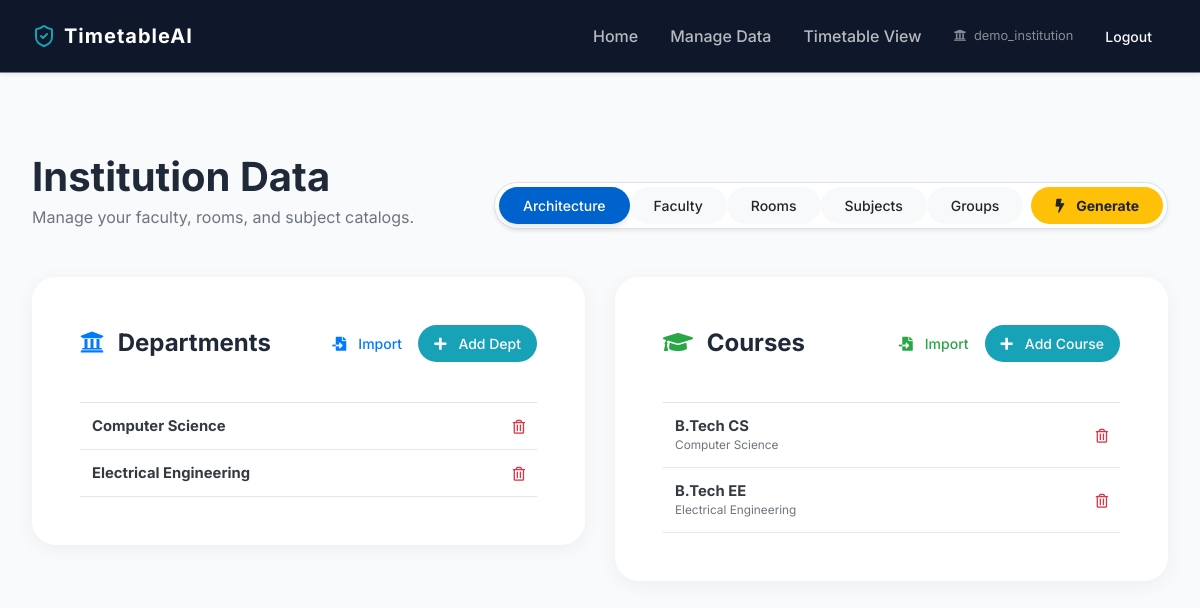
The app's page /manage (signed in) with its own data.
### app/models.py (models this page shows, shortened)
class User(UserMixin, db.Model):
    id = db.Column(db.Integer, primary_key=True)
    username = db.Column(db.String(64), unique=True, nullable=False)
    password_hash = db.Column(db.String(128))
    is_demo = db.Column(db.Boolean, default=False)

class Department(db.Model):
    id = db.Column(db.Integer, primary_key=True)
    user_id = db.Column(db.Integer, db.ForeignKey('user.id'), nullable=True) # Nullable for initial migration
    name = db.Column(db.String(100), nullable=False)
    faculties = db.relationship('Faculty', backref='department', lazy=True)
    courses = db.relationship('Course', backref='department', lazy=True)

class Course(db.Model):
    id = db.Column(db.Integer, primary_key=True)
    user_id = db.Column(db.Integer, db.ForeignKey('user.id'), nullable=True)
    name = db.Column(db.String(100), nullable=False)
    department_id = db.Column(db.Integer, db.ForeignKey('department.id'), nullable=False)
    groups = db.relationship('StudentGroup', backref='course', lazy=True)
    subjects = db.relationship('Subject', backref='course', lazy=True)

### app/routes.py (the view)
@main.route('/manage')
@login_required
def manage():
    _seed_default_settings()
    data = {
        'departments': Department.query.filter_by(user_id=current_user.id).all(),
        'courses': Course.query.filter_by(user_id=current_user.id).all(),
        'groups': StudentGroup.query.filter_by(user_id=current_user.id).all(),
        'faculty': Faculty.query.filter_by(user_id=current_user.id).all(),
        'rooms': Room.query.filter_by(user_id=current_user.id).all(),
        'subjects': Subject.query.filter_by(user_id=current_user.id).all()
    }
    settings = SystemSetting.query.filter_by(user_id=current_user.id).all()
    return render_template('manage.html', data=data, settings=settings)

### app/__init__.py (called while the page is built)
def create_app(config_class=Config):
    app = Flask(__name__)
    app.config.from_object(config_class)
    db.init_app(app)
    login_manager.init_app(app)
    with app.app_context():
        from app.routes import main
        from app.auth import auth
        app.register_blueprint(main)
        app.register_blueprint(auth)
        from app.models import User
        @login_manager.user_loader
        def load_user(user_id):
            return User.query.get(int(user_id))
        db.create_all()
    return app

### app/templates/manage.html (shortened to what this page needs)
{% extends 'base.html' %}
{% block content %}
<div class="container py-5">
    <div class="d-flex justify-content-between align-items-end mb-5">
        <div>
            <h1 class="font-weight-bold mb-1">Institution Data</h1>
            <p class="text-muted mb-0">Manage your faculty, rooms, and subject catalogs.</p>
        </div>
        <div class="bg-white p-1 rounded-pill shadow-sm d-flex border">
            <button onclick="switchTab('arch', this)"
                class="btn btn-primary rounded-pill px-4 tab-btn active">Architecture</button>
            <button onclick="switchTab('faculty', this)"
                class="btn btn-light rounded-pill px-4 tab-btn">Faculty</button>
            <button onclick="switchTab('rooms', this)" class="btn btn-light rounded-pill px-4 tab-btn">Rooms</button>
            <button onclick="switchTab('subjects', this)"
                class="btn btn-light rounded-pill px-4 tab-btn">Subjects</button>
            <button onclick="switchTab('groups', this)" class="btn btn-light rounded-pill px-4 tab-btn">Groups</button>
            <button onclick="switchTab('generate', this)"
                class="btn btn-warning rounded-pill px-4 tab-btn font-weight-bold ml-2">
                <i class="fas fa-bolt mr-1"></i> Generate
            </button>
        </div>
    </div>
    <div id="arch" class="tab-content animate-fade-in">
        <div class="row">
            <div class="col-lg-6">
                <div class="card border-0 shadow-md rounded-2xl overflow-hidden mb-4">
                    <div
                        class="card-header bg-white p-4 d-flex justify-content-between align-items-center border-bottom-0">
                        <h4 class="font-weight-bold mb-0"><i class="fas fa-university text-primary mr-2"></i>
                            Departments</h4>
                        <div class="d-flex gap-2">
                            <button class="btn btn-outline-primary btn-sm rounded-pill px-3"
                                onclick="openImportModal('department')">
                                <i class="fas fa-file-import mr-1"></i> Import
                            </button>
                            <button class="btn btn-info btn-sm rounded-pill px-3" onclick="toggleForm('deptForm')">
                                <i class="fas fa-plus mr-1"></i> Add Dept
                            </button>
                        </div>
                    </div>
                    <div class="px-4 pb-4">
                        <table class="table table-hover mb-0" id="deptTable">
                            <tbody id="deptBody">
                                {% for d in data.departments %}
                                <tr id="dept-row-{{ d.id }}">
                                    <td class="align-middle font-weight-bold text-dark">{{ d.name }}</td>
                                    <td class="text-right align-middle">
                                        <button
                                            onclick="deleteItem('/api/department/delete/{{ d.id }}', 'dept-row-{{ d.id }}')"
                                            class="btn btn-link text-danger p-0">
                                            <i class="far fa-trash-alt"></i>
                                        </button>
                                    </td>
                                </tr>
                                {% endfor %}
                            </tbody>
                        </table>
                    </div>
                </div>
            </div>
            <div class="col-lg-6">
                <div class="card border-0 shadow-md rounded-2xl overflow-hidden mb-4">
                    <div
                        class="card-header bg-white p-4 d-flex justify-content-between align-items-center border-bottom-0">
                        <h4 class="font-weight-bold mb-0"><i class="fas fa-graduation-cap text-success mr-2"></i>
                            Courses</h4>
                        <div class="d-flex gap-2">
                            <button class="btn btn-outline-success btn-sm rounded-pill px-3"
                                onclick="openImportModal('course')">
                                <i class="fas fa-file-import mr-1"></i> Import
                            </button>
                            <button class="btn btn-info btn-sm rounded-pill px-3" onclick="toggleForm('courseForm')">
                                <i class="fas fa-plus mr-1"></i> Add Course
                            </button>
                        </div>
                    </div>
                    <div class="px-4 pb-4">
                        <table class="table table-hover mb-0" id="courseTable">
                            <tbody id="courseBody">
                                {% for c in data.courses %}
                                <tr id="course-row-{{ c.id }}">
                                    <td class="align-middle">
                                        <div class="font-weight-bold text-dark">{{ c.name }}</div>
                                        <div class="small text-muted">{{ c.department.name }}</div>
                                    </td>
                                    <td class="text-right align-middle">
                                        <button
                                            onclick="deleteItem('/api/course/delete/{{ c.id }}', 'course-row-{{ c.id }}')"
                                            class="btn btn-link text-danger p-0">
                                            <i class="far fa-trash-alt"></i>
                                        </button>
                                    </td>
                                </tr>
                                {% endfor %}
                            </tbody>
                        </table>
                    </div>
                </div>
            </div>
        </div>
    </div>
</div>
{% endblock %}

### app/templates/base.html (shortened to what this page needs)
<!DOCTYPE html>
<html lang="en">
<head>
    <link rel="stylesheet" href="https://stackpath.bootstrapcdn.com/bootstrap/4.5.2/css/bootstrap.min.css">
    <link rel="stylesheet" href="https://cdnjs.cloudflare.com/ajax/libs/font-awesome/5.15.1/css/all.min.css">
    <link rel="stylesheet" href="{{ url_for('static', filename='css/style.css') }}">
</head>
<body>
    <nav class="navbar navbar-expand-lg navbar-dark shadow-sm sticky-top">
        <a href="/" class="navbar-brand d-flex align-items-center">
            <i data-lucide="shield-check" class="mr-2 text-info"></i>
            <span class="font-weight-bold letter-spacing-1">TimetableAI</span>
        </a>
        <div class="collapse navbar-collapse" id="navbarNav">
            <div class="navbar-nav ml-auto align-items-center">
                <a href="/" class="nav-item nav-link">Home</a>
                {% if current_user.is_authenticated %}
                <a href="/manage" class="nav-item nav-link">Manage Data</a>
                <a href="/timetable" class="nav-item nav-link">Timetable View</a>
                <div class="nav-item ml-4 d-flex align-items-center">
                    <span class="text-white-50 small mr-3"><i class="fas fa-university mr-1"></i> {{
                        current_user.username }}</span>
                    <a href="/logout" class="btn btn-outline-light btn-sm rounded-pill px-3">Logout</a>
                </div>
                {% else %}
                <a href="/login" class="nav-item nav-link">Login</a>
                <a href="/register" class="btn btn-info btn-sm rounded-pill px-4 ml-3">Get Started</a>
                {% endif %}
            </div>
        </div>
    </nav>
    <div class="container">
        {% block content %}{% endblock %}
    </div>
</body>
</html>

### app/static/css/style.css (style rules this page uses)
:root { --primary-color: #6366f1; --primary-hover: #4f46e5; --secondary-color: #10b981; --bg-color: #f3f4f6; --surface-color: #ffffff; --text-color: #1f2937; --text-muted: #6b7280; --border-color: #e5e7eb; --shadow-sm: 0 1px 2px 0 rgba(0, 0, 0, 0.05); --shadow-md: 0 4px 6px -1px rgba(0, 0, 0, 0.1), 0 2px 4px -1px rgba(0, 0, 0, 0.06); --radius: 0.75rem; }
body { font-family: 'Inter', system-ui, -apple-system, sans-serif; background-color: var(--bg-color); color: var(--text-color); margin: 0; padding: 0; line-height: 1.5; }
.navbar { background-color: rgba(255, 255, 255, 0.8); backdrop-filter: blur(10px); -webkit-backdrop-filter: blur(10px); border-bottom: 1px solid rgba(229, 231, 235, 0.5); padding: 1rem 2rem; display: flex; justify-content: space-between; align-items: center; box-shadow: var(--shadow-sm); position: sticky; top: 0; z-index: 100; }
tbody tr { transition: background-color 0.2s, transform 0.2s; }
.nav-link { color: var(--text-color); text-decoration: none; font-weight: 500; transition: color 0.2s; }
.container { max-width: 1200px; margin: 2rem auto; padding: 0 1rem; }
.card { background: var(--surface-color); border-radius: var(--radius); padding: 1.5rem; box-shadow: var(--shadow-sm); border: 1px solid var(--border-color); transition: transform 0.2s, box-shadow 0.2s; }
.card-header { margin-bottom: 1rem; display: flex; justify-content: space-between; align-items: center; }
.btn { display: inline-flex; align-items: center; padding: 0.5rem 1rem; border-radius: 0.5rem; font-weight: 500; cursor: pointer; transition: all 0.2s; border: none; text-decoration: none; font-size: 0.875rem; gap: 0.5rem; }
.btn-primary { background-color: var(--primary-color); color: white; }
table { width: 100%; border-collapse: collapse; text-align: left; }
th, td { padding: 0.75rem 1.5rem; border-bottom: 1px solid var(--border-color); }
td { font-size: 0.925rem; }
.animate-fade-in { animation: fadeIn 0.4s ease-out forwards; }

### app/templates/base.html (style rules this page uses)
:root { --primary-bg: #f8fafc; --navbar-bg: #0f172a; --accent-color: #38bdf8; }
body { background-color: var(--primary-bg); font-family: 'Inter', sans-serif; }
.navbar { background-color: var(--navbar-bg) !important; padding: 1rem 2rem; }
.nav-link { color: rgba(255, 255, 255, 0.7) !important; font-weight: 500; transition: color 0.2s; margin-left: 1rem; }
.rounded-2xl { border-radius: 1.5rem !important; }
.btn-primary { background-color: #0ea5e9; border: none; }
.letter-spacing-1 { letter-spacing: 1px; }

### app/templates/manage.html (style rules this page uses)
.rounded-2xl { border-radius: 1.5rem !important; }
.shadow-md { box-shadow: 0 4px 20px rgba(0, 0, 0, 0.05); }
.tab-btn.active { box-shadow: 0 4px 6px -1px rgba(0, 0, 0, 0.1); }

### records on screen
User: username "demo_institution"
Department: name "Computer Science"
Department: name "Electrical Engineering"
Course: name "B.Tech CS", department.name "Computer Science"
Course: name "B.Tech EE", department.name "Electrical Engineering"
